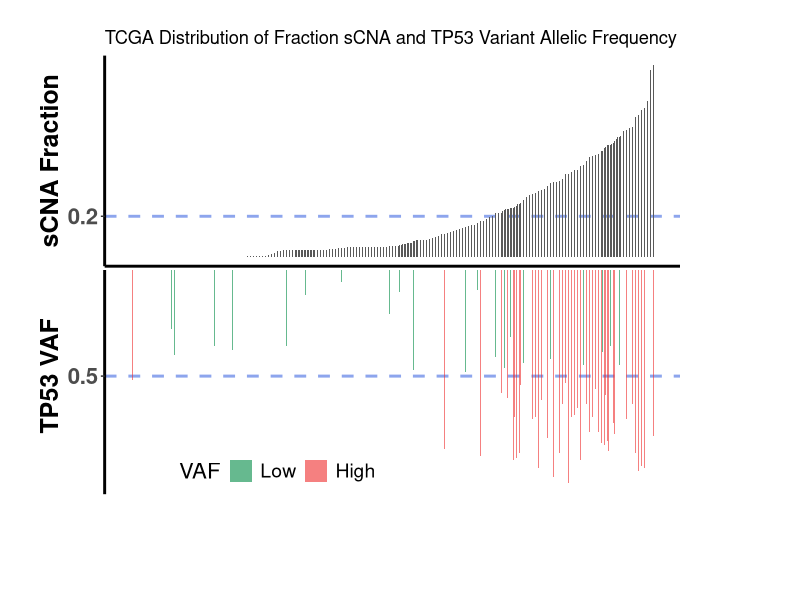

Recreate this plot in R.
#Load required packages
library(readxl)
library(openxlsx)
library(RColorBrewer)
library(tidyverse)
library(grid)

#Set the working directory
setwd("/Users/pettya/Desktop/R Analysis")

#Dual barplot for patient sCNA versus TP53 VAF (Figure 1A)
##Read in filtered (no Stage IV or chemo) and compiled endometrial TP53 TCGA dataset (No RT and RT)
endometrial <- read_xlsx("Final TCGA with p53 and RT annotation - R.xlsx", 1)

##Order by increasing Fraction Genome Altered (sCNA Fraction)
endometrial_order <- endometrial[order(endometrial$Fraction.Genome.Altered),]

##Patient Allelic Frequency is set to WT with no TP53 mutation
endometrial_order$Allele.Freq..T.[endometrial_order$`P53 Mut` == 0] <- "WT"

##Convert Allelic Frequency to numeric, create new variable VAF, and convert VAF to factor
endometrial_order$Allele.Freq..T.[endometrial_order$Allele.Freq..T. == "WT"] <- 0
endometrial_order$Allele.Freq..T. <- as.numeric(endometrial_order$Allele.Freq..T.)
endometrial_order <- within(endometrial_order, {
                            VAF <- NA
                            VAF[Allele.Freq..T. <= 0.50 ] <- "Low"
                            VAF[Allele.Freq..T. > 0.50] <- "High"
})
endometrial_order$VAF <- factor(endometrial_order$VAF, levels= c("Low", "High"))

##Create new variable x with patients numbered 1-351
x <- 1:nrow(endometrial_order)

##Create sCNA Fraction bar plot of patients
J <- ggplot(endometrial_order, aes(x= x, y= Fraction.Genome.Altered)) + theme_classic() +
     labs(title= "TCGA Distribution of Fraction sCNA and TP53 Variant Allelic Frequency", x= NULL, y= "sCNA Fraction") +
     theme(axis.ticks.x= element_blank(), axis.text.x = element_blank(), axis.text.y = element_text(size= 16, face= "bold"), axis.title.y = element_text(size= 18, face= "bold")) +
     theme(axis.line = element_line(size= 1))
J <- J + geom_bar(stat = "identity", width= 0.4) + 
        scale_y_continuous(breaks= c(0.2, 1)) + 
        theme(panel.grid.major.y = element_line(size= 1, color = alpha("royalblue", 0.6), linetype = "dashed"), plot.margin = unit(c(0,0,0,0), "mm"))

##Create inverted VAF barplot of patients with same order
J2 <- ggplot(endometrial_order, aes(x= x, y= Allele.Freq..T.)) + theme_classic() +
  labs(title= NULL, x= NULL, y= "TP53 VAF") +
  theme(axis.ticks.x= element_blank(), axis.text.x = element_blank(), axis.line.x = element_blank(), axis.text.y = element_text(size= 16, face= "bold"), axis.title.y = element_text(size= 18, face= "bold")) +
  theme(axis.line.y= element_line(size= 1))
J2 <- J2 + geom_bar(aes(fill= VAF), stat = "identity", width= 0.4) + 
  scale_y_continuous(breaks= c(0.5), trans = "reverse") + 
  theme(panel.grid.major.y = element_line(size= 1, color = alpha("royalblue", 0.6), linetype = "dashed"), plot.margin = unit(c(0,0,0,0), "mm")) + 
  theme(legend.position = c(0.3, 0.1), legend.direction = "horizontal", legend.text = element_text(size= 14), legend.title = element_text(size= 16)) + 
  scale_fill_manual(values= alpha(c("springgreen4", "firebrick2"), 0.6))

##Combine graphs and print to jpeg file
jpeg("Patient sCNA vs TP53 VAF.jpeg", height= 600, width= 1300, units= "px", res= 120)
grid.newpage()
print(J2, vp = viewport(x = 0.45, y = 0.37, width = 0.8, height = 0.4))
print(J, vp = viewport(x = 0.45, y = 0.75, width = 0.8, height = 0.4))

dev.off()




